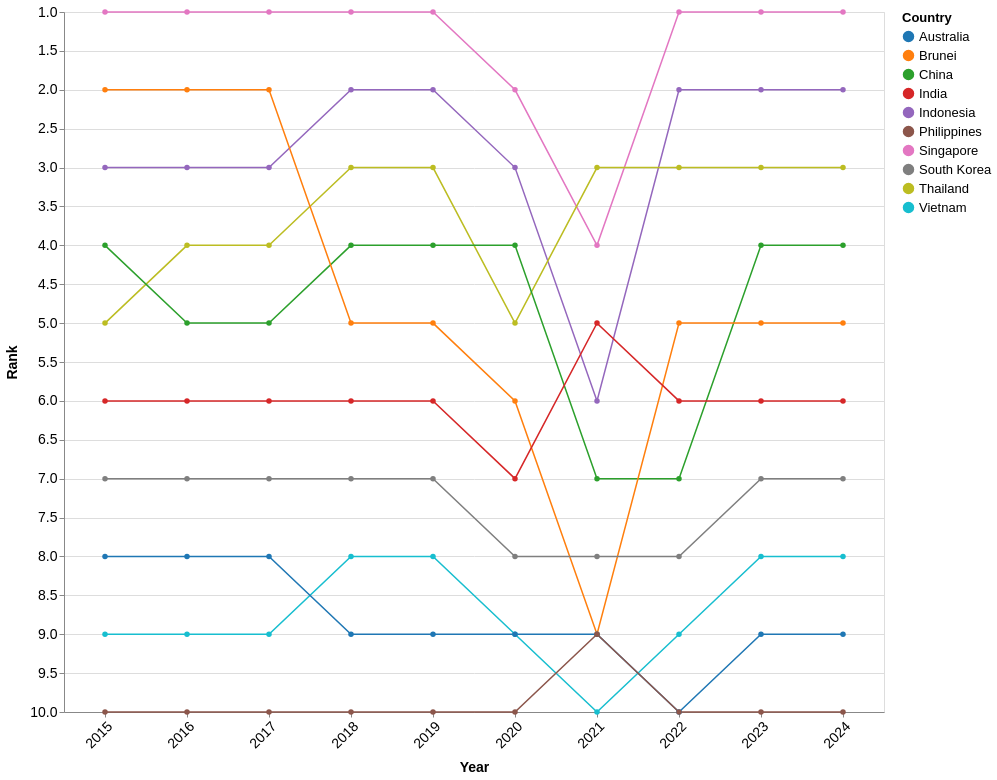

Express this chart as Vega-Lite.
### Vega-Lite specification from a JSON file in a GitHub repository (floating-point values rounded to 4 significant figures)
{"$schema": "https://vega.github.io/schema/vega-lite/v5.json", "width": 820, "height": 700, "data": {"values": [{"Country": "Singapore", "year": 2024, "Visitors": 4276007, "rank": 1}, {"Country": "Singapore", "year": 2023, "Visitors": 8308230, "rank": 1}, {"Country": "Singapore", "year": 2022, "Visitors": 5222991, "rank": 1}, {"Country": "Singapore", "year": 2021, "Visitors": 16308, "rank": 4}, {"Country": "Singapore", "year": 2020, "Visitors": 1545255, "rank": 2}, {"Country": "Singapore", "year": 2019, "Visitors": 10163882, "rank": 1}, {"Country": "Singapore", "year": 2018, "Visitors": 10615986, "rank": 1}, {"Country": "Singapore", "year": 2017, "Visitors": 12441713, "rank": 1}, {"Country": "Singapore", "year": 2016, "Visitors": 13272961, "rank": 1}, {"Country": "Singapore", "year": 2015, "Visitors": 12930754, "rank": 1}, {"Country": "Indonesia", "year": 2024, "Visitors": 1786630, "rank": 2}, {"Country": "Indonesia", "year": 2023, "Visitors": 3108165, "rank": 2}, {"Country": "Indonesia", "year": 2022, "Visitors": 1481739, "rank": 2}, {"Country": "Indonesia", "year": 2021, "Visitors": 11025, "rank": 6}, {"Country": "Indonesia", "year": 2020, "Visitors": 711723, "rank": 3}, {"Country": "Indonesia", "year": 2019, "Visitors": 3623277, "rank": 2}, {"Country": "Indonesia", "year": 2018, "Visitors": 3277689, "rank": 2}, {"Country": "Indonesia", "year": 2017, "Visitors": 2796570, "rank": 3}, {"Country": "Indonesia", "year": 2016, "Visitors": 3049964, "rank": 3}, {"Country": "Indonesia", "year": 2015, "Visitors": 2788033, "rank": 3}, {"Country": "Thailand", "year": 2024, "Visitors": 813783, "rank": 3}, {"Country": "Thailand", "year": 2023, "Visitors": 1551282, "rank": 3}, {"Country": "Thailand", "year": 2022, "Visitors": 715528, "rank": 3}, {"Country": "Thailand", "year": 2021, "Visitors": 59607, "rank": 3}, {"Country": "Thailand", "year": 2020, "Visitors": 394413, "rank": 5}, {"Country": "Thailand", "year": 2019, "Visitors": 1884306, "rank": 3}, {"Country": "Thailand", "year": 2018, "Visitors": 1914692, "rank": 3}, {"Country": "Thailand", "year": 2017, "Visitors": 1836522, "rank": 4}, {"Country": "Thailand", "year": 2016, "Visitors": 1780800, "rank": 4}, {"Country": "Thailand", "year": 2015, "Visitors": 1343569, "rank": 5}, {"Country": "China", "year": 2024, "Visitors": 1449711, "rank": 4}, {"Country": "China", "year": 2023, "Visitors": 1474114, "rank": 4}, {"Country": "China", "year": 2022, "Visitors": 211363, "rank": 7}, {"Country": "China", "year": 2021, "Visitors": 7701, "rank": 7}, {"Country": "China", "year": 2020, "Visitors": 405149, "rank": 4}, {"Country": "China", "year": 2019, "Visitors": 3114257, "rank": 4}, {"Country": "China", "year": 2018, "Visitors": 2944133, "rank": 4}, {"Country": "China", "year": 2017, "Visitors": 2281666, "rank": 5}, {"Country": "China", "year": 2016, "Visitors": 2124942, "rank": 5}, {"Country": "China", "year": 2015, "Visitors": 1677163, "rank": 4}, {"Country": "Brunei", "year": 2024, "Visitors": 565999, "rank": 5}, {"Country": "Brunei", "year": 2023, "Visitors": 811833, "rank": 5}, {"Country": "Brunei", "year": 2022, "Visitors": 301757, "rank": 5}, {"Country": "Brunei", "year": 2021, "Visitors": 773, "rank": 9}, {"Country": "Brunei", "year": 2020, "Visitors": 136020, "rank": 6}, {"Country": "Brunei", "year": 2019, "Visitors": 1216123, "rank": 5}, {"Country": "Brunei", "year": 2018, "Visitors": 1382031, "rank": 5}, {"Country": "Brunei", "year": 2017, "Visitors": 1660506, "rank": 2}, {"Country": "Brunei", "year": 2016, "Visitors": 1391016, "rank": 2}, {"Country": "Brunei", "year": 2015, "Visitors": 1133555, "rank": 2}, {"Country": "India", "year": 2024, "Visitors": 537493, "rank": 6}, {"Country": "India", "year": 2023, "Visitors": 671846, "rank": 6}, {"Country": "India", "year": 2022, "Visitors": 324548, "rank": 6}, {"Country": "India", "year": 2021, "Visitors": 3916, "rank": 5}, {"Country": "India", "year": 2020, "Visitors": 155883, "rank": 7}, {"Country": "India", "year": 2019, "Visitors": 735309, "rank": 6}, {"Country": "India", "year": 2018, "Visitors": 600311, "rank": 6}, {"Country": "India", "year": 2017, "Visitors": 552739, "rank": 6}, {"Country": "India", "year": 2016, "Visitors": 638578, "rank": 6}, {"Country": "India", "year": 2015, "Visitors": 722141, "rank": 6}, {"Country": "South Korea", "year": 2024, "Visitors": 232711, "rank": 7}, {"Country": "South Korea", "year": 2023, "Visitors": 400853, "rank": 7}, {"Country": "South Korea", "year": 2022, "Visitors": 146384, "rank": 8}, {"Country": "South Korea", "year": 2021, "Visitors": 3028, "rank": 8}, {"Country": "South Korea", "year": 2020, "Visitors": 119750, "rank": 8}, {"Country": "South Korea", "year": 2019, "Visitors": 673065, "rank": 7}, {"Country": "South Korea", "year": 2018, "Visitors": 616783, "rank": 7}, {"Country": "South Korea", "year": 2017, "Visitors": 484528, "rank": 7}, {"Country": "South Korea", "year": 2016, "Visitors": 444439, "rank": 7}, {"Country": "South Korea", "year": 2015, "Visitors": 421161, "rank": 7}, {"Country": "Vietnam", "year": 2024, "Visitors": 137344, "rank": 8}, {"Country": "Vietnam", "year": 2023, "Visitors": 286083, "rank": 8}, {"Country": "Vietnam", "year": 2022, "Visitors": 123931, "rank": 9}, {"Country": "Vietnam", "year": 2021, "Visitors": 14136, "rank": 10}, {"Country": "Vietnam", "year": 2020, "Visitors": 71622, "rank": 9}, {"Country": "Vietnam", "year": 2019, "Visitors": 892716, "rank": 8}, {"Country": "Vietnam", "year": 2018, "Visitors": 786327, "rank": 8}, {"Country": "Vietnam", "year": 2017, "Visitors": 638135, "rank": 9}, {"Country": "Vietnam", "year": 2016, "Visitors": 703737, "rank": 9}, {"Country": "Vietnam", "year": 2015, "Visitors": 646891, "rank": 9}, {"Country": "Australia", "year": 2024, "Visitors": 159318, "rank": 9}, {"Country": "Australia", "year": 2023, "Visitors": 276477, "rank": 9}, {"Country": "Australia", "year": 2022, "Visitors": 118598, "rank": 10}, {"Country": "Australia", "year": 2021, "Visitors": 33451, "rank": 9}, {"Country": "Australia", "year": 2020, "Visitors": 195146, "rank": 9}, {"Country": "Australia", "year": 2019, "Visitors": 1282782, "rank": 9}, {"Country": "Australia", "year": 2018, "Visitors": 1034871, "rank": 9}, {"Country": "Australia", "year": 2017, "Visitors": 899202, "rank": 8}, {"Country": "Australia", "year": 2016, "Visitors": 737115, "rank": 8}, {"Country": "Australia", "year": 2015, "Visitors": 714047, "rank": 8}, {"Country": "Philippines", "year": 2024, "Visitors": 60100, "rank": 10}, {"Country": "Philippines", "year": 2023, "Visitors": 137781, "rank": 10}, {"Country": "Philippines", "year": 2022, "Visitors": 86462, "rank": 10}, {"Country": "Philippines", "year": 2021, "Visitors": 10229, "rank": 9}, {"Country": "Philippines", "year": 2020, "Visitors": 53889, "rank": 10}, {"Country": "Philippines", "year": 2019, "Visitors": 1114257, "rank": 10}, {"Country": "Philippines", "year": 2018, "Visitors": 1167375, "rank": 10}, {"Country": "Philippines", "year": 2017, "Visitors": 1066461, "rank": 10}, {"Country": "Philippines", "year": 2016, "Visitors": 1029488, "rank": 10}, {"Country": "Philippines", "year": 2015, "Visitors": 957408, "rank": 10}]}, "mark": {"type": "line", "point": true, "strokeWidth": 1.5}, "encoding": {"x": {"field": "year", "type": "ordinal", "title": "Year", "axis": {"labelOverlap": "parity", "labelAngle": -45}}, "y": {"field": "rank", "type": "quantitative", "title": "Rank", "scale": {"domain": [10, 1], "nice": true}, "axis": {"reverse": true}}, "color": {"field": "Country", "type": "nominal", "scale": {"scheme": "category10"}}, "tooltip": [{"field": "Country", "type": "nominal", "title": "Country"}, {"field": "year", "type": "ordinal", "title": "Year"}, {"field": "rank", "type": "quantitative", "title": "Rank"}, {"field": "Visitors", "type": "quantitative", "title": "Visitors", "format": ","}]}, "config": {"axis": {"labelFontSize": 14, "titleFontSize": 14, "titlePadding": 10}, "legend": {"labelFontSize": 13, "titleFontSize": 13, "labelPadding": 10}, "tooltip": {"labelFontSize": 15, "titleFontSize": 15}}}
